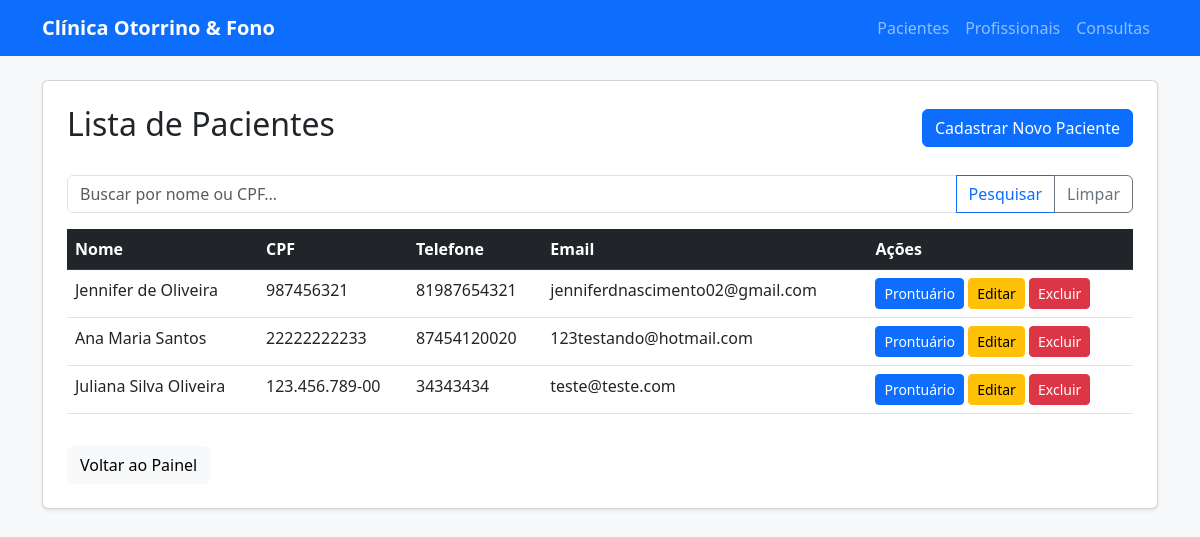
Page /logica/pacientes/ on the earlier database version.
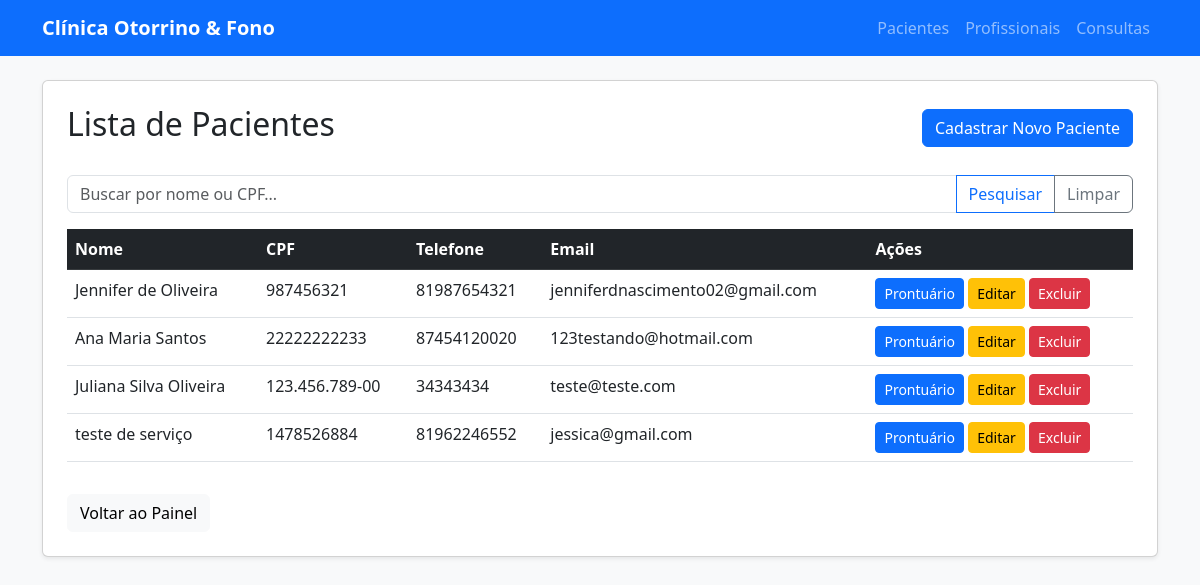
Same page on the later database version.
### logica/models.py (models this page shows, shortened)
class Paciente (models.Model):
    STATUS_CHOICES = [
        ('ATIVO','Ativo'),
        ('PENDENTE','Pendente',),
        ('EXCLUIDO','EXCLUIDO')
    ]
    nome = models.CharField(max_length=100)
    cpf = models.CharField(max_length=14)
    telefone = models.CharField(max_length=15)
    email = models.EmailField(blank=True, null=True)
    status_exclusao = models.CharField(
        max_length=20,
        choices=STATUS_CHOICES,
        default='ATIVO'
    )

### logica/views.py (the view)
# urls.py: path('pacientes/', views.paciente_list, name='paciente_list'),
def paciente_list(request):
    termo_busca = request.GET.get('busca')
    if termo_busca:
        pacientes = Paciente.objects.filter(
            Q(nome__icontains=termo_busca) |
            Q(cpf__icontains=termo_busca) #|
            )
    else:
        pacientes = Paciente.objects.all()
    return render(request, 'logica/paciente_list.html', {'pacientes': pacientes})

### logica/templates/logica/paciente_list.html (shortened to what this page needs)
{% extends 'logica/base.html' %}
{% block content %}
<div class="d-flex justify-content-between align-items-center mb-4">
    <h2>Lista de Pacientes</h2>
    <a href="{% url 'criar_paciente' %}" class="btn btn-primary">Cadastrar Novo Paciente</a>
</div>
<form method="GET" class="mb-3">
    <div class="input-group">
        <input type="text" name="busca" class="form-control" placeholder="Buscar por nome ou CPF..." value="{{ request.GET.busca }}">
        <button class="btn btn-outline-primary" type="submit">Pesquisar</button>
        <a href="?" class="btn btn-outline-secondary">Limpar</a>
    </div>
</form>
<table class="table table-hover">
    <thead class="table-dark">
        <tr>
            <th>Nome</th>
            <th>CPF</th>
            <th>Telefone</th>
            <th>Email</th>
            <th>Ações</th>
        </tr>
    </thead>
    <tbody>
        {% for paciente in pacientes %}
        <tr>
            <td>{{ paciente.nome }}</td>
            <td>{{ paciente.cpf }}</td>
            <td>{{ paciente.telefone }}</td>
            <td>{{ paciente.email }}</td>
            <td>
                <a href="{% url 'prontuario_paciente' paciente.id %}" class="btn btn-sm btn-primary">
     Prontuário
</a>
                <a href="{% url 'editar_paciente' paciente.id %}" class="btn btn-sm btn-warning">Editar</a>
                <form action="{% url 'deletar_paciente' paciente.id %}"
                        method="POST"
                        style="display:inline;">
                        <button type="submit" class="btn btn-sm btn-danger">
                            Excluir
                        </button>
                </form>
            </td>
        </tr>
        {% empty %}
        <tr>
            <td colspan="4" class="text-center text-muted">Nenhum paciente cadastrado.</td>
        </tr>
        {% endfor %}
    </tbody>
</table>
<div class="mt-3">
    <a href="{% url 'home' %}" class="btn btn-light">Voltar ao Painel</a>
</div>
{% endblock %}

Differences in the rows shown:
added Paciente: nome "teste de serviço", cpf "1478526884", telefone "81962246552", email "jessica@gmail.com"
